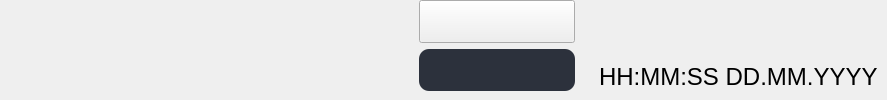
     <widget class="QWidget" name="bottomBarContainer" native="true">
      <property name="styleSheet">
       <string notr="true" />
      </property>
      <layout class="QHBoxLayout" name="horizontalLayout_27">
       <property name="leftMargin">
        <number>0</number>
       </property>
       <property name="topMargin">
        <number>0</number>
       </property>
       <property name="rightMargin">
        <number>0</number>
       </property>
       <property name="bottomMargin">
        <number>0</number>
       </property>
       <item>
        <spacer name="bottomBarLeftSpacer">
         <property name="orientation">
          <enum>Qt::Horizontal</enum>
         </property>
         <property name="sizeType">
          <enum>QSizePolicy::Fixed</enum>
         </property>
         <property name="sizeHint" stdset="0">
          <size>
           <width>410</width>
           <height>20</height>
          </size>
         </property>
        </spacer>
       </item>
       <item alignment="Qt::AlignHCenter">
        <widget class="QWidget" name="menuContainer" native="true">
         <property name="styleSheet">
          <string notr="true">#buttonsContainer {
	background-color: #2c313c;
	border-radius: 10px;
}</string>
         </property>
         <layout class="QVBoxLayout" name="verticalLayout_18">
          <property name="topMargin">
           <number>0</number>
          </property>
          <item>
           <widget class="QPushButton" name="buttonsCurrentButton">
            <property name="sizePolicy">
             <sizepolicy hsizetype="Minimum" vsizetype="Minimum">
              <horstretch>0</horstretch>
              <verstretch>0</verstretch>
             </sizepolicy>
            </property>
            <property name="font">
             <font>
              <pointsize>5</pointsize>
             </font>
            </property>
            <property name="text">
             <string />
            </property>
            <property name="icon">
             <iconset resource="../icons_resource.qrc">
              <normaloff>:/icons/three-dots-0-purple.svg</normaloff>:/icons/three-dots-0-purple.svg</iconset>
            </property>
            <property name="iconSize">
             <size>
              <width>40</width>
              <height>40</height>
             </size>
            </property>
           </widget>
          </item>
          <item>
           <widget class="QWidget" name="buttonsContainer" native="true">
            <property name="styleSheet">
             <string notr="true">QPushButton {
	padding: 5px;
	border-radius: 15px;
}

QPushButton:hover {
	background-color: #434158;
}

QPushButton:pressed {
	background-color: #22252e;
}
</string>
            </property>
            <layout class="QHBoxLayout" name="horizontalLayout_26">
             <item>
              <widget class="QPushButton" name="devicesBtn">
               <property name="cursor">
                <cursorShape>PointingHandCursor</cursorShape>
               </property>
               <property name="text">
                <string />
               </property>
               <property name="icon">
                <iconset resource="../icons_resource.qrc">
                 <normaloff>:/icons/home.svg</normaloff>:/icons/home.svg</iconset>
               </property>
               <property name="iconSize">
                <size>
                 <width>64</width>
                 <height>64</height>
                </size>
               </property>
              </widget>
             </item>
             <item>
              <widget class="QPushButton" name="mediaBtn">
               <property name="cursor">
                <cursorShape>PointingHandCursor</cursorShape>
               </property>
               <property name="autoFillBackground">
                <bool>false</bool>
               </property>
               <property name="text">
                <string />
               </property>
               <property name="icon">
                <iconset resource="../icons_resource.qrc">
                 <normaloff>:/icons/headphones.svg</normaloff>:/icons/headphones.svg</iconset>
               </property>
               <property name="iconSize">
                <size>
                 <width>64</width>
                 <height>64</height>
                </size>
               </property>
              </widget>
             </item>
             <item>
              <widget class="QPushButton" name="analyticsBtn">
               <property name="cursor">
                <cursorShape>PointingHandCursor</cursorShape>
               </property>
               <property name="text">
                <string />
               </property>
               <property name="icon">
                <iconset resource="../icons_resource.qrc">
                 <normaloff>:/icons/database.svg</normaloff>:/icons/database.svg</iconset>
               </property>
               <property name="iconSize">
                <size>
                 <width>64</width>
                 <height>64</height>
                </size>
               </property>
              </widget>
             </item>
            </layout>
           </widget>
          </item>
         </layout>
        </widget>
       </item>
       <item alignment="Qt::AlignRight">
        <widget class="QWidget" name="dateTimeContainer" native="true">
         <property name="font">
          <font>
           <pointsize>16</pointsize>
          </font>
         </property>
         <layout class="QHBoxLayout" name="horizontalLayout">
          <item alignment="Qt::AlignBottom">
           <widget class="QLabel" name="dateTimeLabel">
            <property name="font">
             <font>
              <pointsize>18</pointsize>
             </font>
            </property>
            <property name="text">
             <string>HH:MM:SS DD.MM.YYYY</string>
            </property>
           </widget>
          </item>
         </layout>
        </widget>
       </item>
      </layout>
     </widget>
